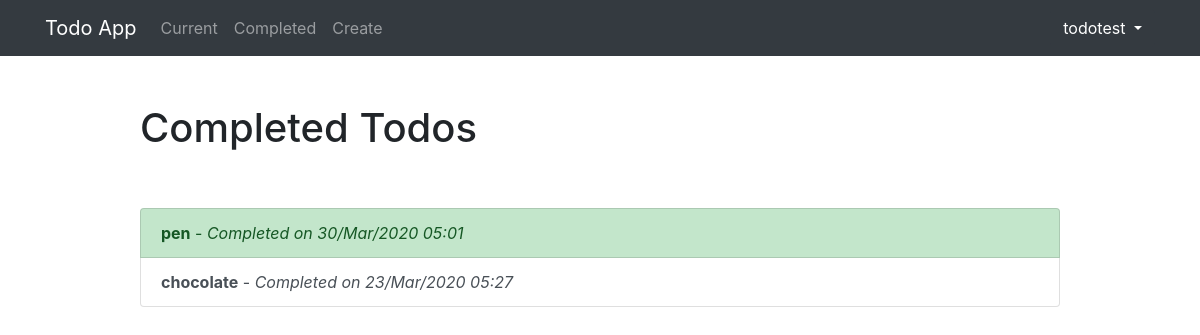
The app's page /completed/ (signed in) with its own data.
### todolist/models.py (models this page shows, shortened)
class Todo(models.Model):
    title = models.CharField(max_length = 100)
    memo = models.TextField(blank = True)
    created = models.DateTimeField(auto_now_add = True)
    datecompleted = models.DateTimeField(null = True, blank = True)
    important = models.BooleanField(default = False)
    user = models.ForeignKey(User, on_delete=models.CASCADE)
    duedate = models.DateField(auto_now = False, null = True, blank = True)

### todolist/views.py (the view)
# urls.py: path('completed/',views.completedtodos, name = "completedtodos"),
@login_required
def completedtodos(request):
    todos = Todo.objects.filter(user = request.user, datecompleted__isnull = False ).order_by('-datecompleted')
    context = {
        'todos': todos
    }
    return render(request, 'todolist/completedtodos.html', context)

### todolist/templates/todolist/completedtodos.html
{% extends "todolist/base.html" %}
{% block content %}
    <div class="row justify-content-center mt-5">
        <div class="col-md-10">
            <h1>Completed Todos</h1>
        </div>
    </div>
    <div class="row justify-content-center mt-5">
        <div class="col-md-10">
            <div class="list-group">
                {% for todo in todos %}
                    <a href="{% url 'viewtodo' todo.id %}" class="list-group-item list-group-item-action{% if todo.important %} list-group-item-success{% endif %}"><b>{{ todo.title }}</b> -<i> Completed on {{ todo.datecompleted|date:'j/M/Y H:i' }}</i></a>
                {% endfor %}
            </div>
        </div>
    </div>
{% endblock %}

### todolist/templates/todolist/base.html (shortened to what this page needs)
{% load static %}
<!doctype html>
<html lang="en">
<head>
    <link rel="stylesheet" href="https://stackpath.bootstrapcdn.com/bootstrap/4.4.1/css/bootstrap.min.css">
</head>
<body>
<nav class="navbar navbar-expand-md navbar-dark bg-dark">
<div class="container">
    {% if user.is_authenticated %}
        <a class="navbar-brand" href="{% url 'currenttodos' %}">
            <span>Todo App</span>
        </a>
    {% else %}
        <a class="navbar-brand" href="{% url 'home' %}">
            <span>Todo App</span>
        </a>
    {% endif %}
    <div class="collapse navbar-collapse" id="navbarNav">
    {% if user.is_authenticated %}
        <ul class="navbar-nav mr-auto">
                <li class="nav-item {{ current }}">
                    <a class="nav-link" href="{% url 'currenttodos' %}">Current</a>
                </li>
                <li class="nav-item {{ completed }}">
                    <a class="nav-link" href="{% url 'completedtodos' %}">Completed</a>
                </li>
                <li class="nav-item {{ create }}">
                    <a class="nav-link" href="{% url 'createtodo' %}">Create</a>
                </li>
        </ul>
    {% endif %}
    <ul class="navbar-nav ml-auto">
            {% if user.is_authenticated %}
                <li class="nav-item">
                    <div class="dropdown">
                        <button class="btn btn-dark dropdown-toggle" type="button" id="dropdownMenuButton" data-toggle="dropdown" aria-haspopup="true" aria-expanded="false">
                            {{ user.username }}
                        </button>
                    </div>
                </li>
            {% endif %}
        </ul>
    </div>
</div>
</nav>
<div class="container">
{% block content %}{% endblock %}
</div>
</body>
</html>

### records on screen
Todo: title "pen", datecompleted "30/Mar/2020 05:01"
Todo: title "chocolate", datecompleted "23/Mar/2020 05:27"

### other values on screen
{{ user.username }} "todotest"
